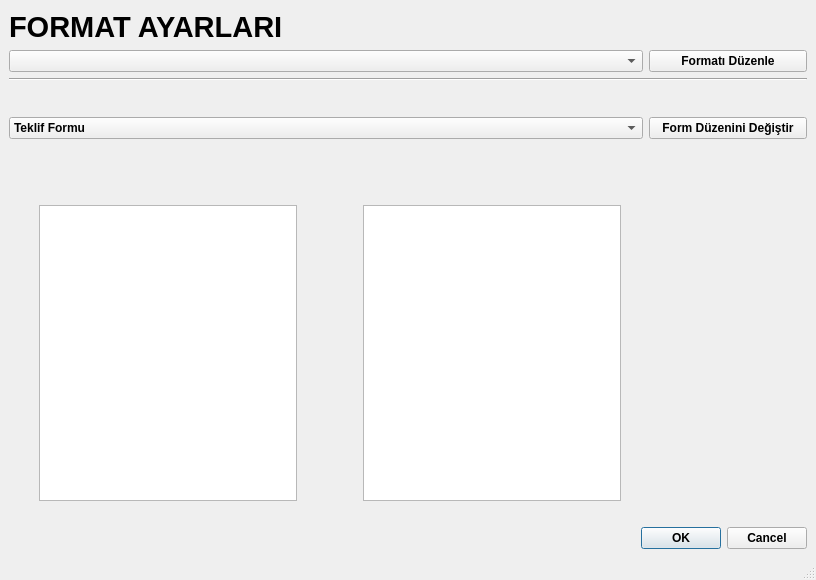
<?xml version="1.0" encoding="UTF-8"?>
<ui version="4.0">
 <class>MainWindow</class>
 <widget class="QMainWindow" name="MainWindow">
  <property name="geometry">
   <rect>
    <x>0</x>
    <y>0</y>
    <width>816</width>
    <height>580</height>
   </rect>
  </property>
  <property name="sizePolicy">
   <sizepolicy hsizetype="Fixed" vsizetype="Fixed">
    <horstretch>0</horstretch>
    <verstretch>0</verstretch>
   </sizepolicy>
  </property>
  <property name="font">
   <font>
    <weight>75</weight>
    <bold>true</bold>
    <underline>false</underline>
   </font>
  </property>
  <property name="windowTitle">
   <string>MainWindow</string>
  </property>
  <widget class="QWidget" name="centralwidget">
   <layout class="QVBoxLayout" name="verticalLayout_4">
    <item>
     <widget class="QLabel" name="label">
      <property name="minimumSize">
       <size>
        <width>0</width>
        <height>35</height>
       </size>
      </property>
      <property name="font">
       <font>
        <pointsize>22</pointsize>
        <weight>75</weight>
        <bold>true</bold>
        <underline>false</underline>
       </font>
      </property>
      <property name="text">
       <string>FORMAT AYARLARI</string>
      </property>
      <property name="margin">
       <number>3</number>
      </property>
     </widget>
    </item>
    <item>
     <layout class="QVBoxLayout" name="verticalLayout_3">
      <item>
       <layout class="QHBoxLayout" name="horizontalLayout" stretch="8,2">
        <property name="topMargin">
         <number>0</number>
        </property>
        <item>
         <widget class="QComboBox" name="sablon_comboBox"/>
        </item>
        <item>
         <widget class="QPushButton" name="formatduzenle_buton">
          <property name="text">
           <string>Formatı Düzenle</string>
          </property>
         </widget>
        </item>
       </layout>
      </item>
      <item>
       <widget class="Line" name="line">
        <property name="orientation">
         <enum>Qt::Horizontal</enum>
        </property>
       </widget>
      </item>
      <item>
       <layout class="QHBoxLayout" name="horizontalLayout_3" stretch="8,2">
        <property name="topMargin">
         <number>30</number>
        </property>
        <item>
         <widget class="QComboBox" name="formlar_comboBox">
          <item>
           <property name="text">
            <string>Teklif Formu</string>
           </property>
          </item>
          <item>
           <property name="text">
            <string>Keşif Özeti</string>
           </property>
          </item>
          <item>
           <property name="text">
            <string>Tanım Formu</string>
           </property>
          </item>
         </widget>
        </item>
        <item>
         <widget class="QPushButton" name="formduzen_button">
          <property name="text">
           <string>Form Düzenini Değiştir</string>
          </property>
         </widget>
        </item>
       </layout>
      </item>
      <item>
       <layout class="QHBoxLayout" name="horizontalLayout_4">
        <item>
         <layout class="QVBoxLayout" name="verticalLayout">
          <property name="leftMargin">
           <number>30</number>
          </property>
          <property name="topMargin">
           <number>60</number>
          </property>
          <property name="rightMargin">
           <number>30</number>
          </property>
          <property name="bottomMargin">
           <number>20</number>
          </property>
          <item>
           <widget class="QListWidget" name="formduzen_list">
            <property name="dragDropMode">
             <enum>QAbstractItemView::DragDrop</enum>
            </property>
            <property name="defaultDropAction">
             <enum>Qt::MoveAction</enum>
            </property>
           </widget>
          </item>
         </layout>
        </item>
        <item>
         <layout class="QVBoxLayout" name="verticalLayout_2">
          <property name="leftMargin">
           <number>30</number>
          </property>
          <property name="topMargin">
           <number>60</number>
          </property>
          <property name="rightMargin">
           <number>30</number>
          </property>
          <property name="bottomMargin">
           <number>20</number>
          </property>
          <item>
           <widget class="QListWidget" name="urunsiralama_list"/>
          </item>
         </layout>
        </item>
        <item>
         <widget class="QLabel" name="label_2">
          <property name="minimumSize">
           <size>
            <width>150</width>
            <height>0</height>
           </size>
          </property>
          <property name="text">
           <string/>
          </property>
         </widget>
        </item>
       </layout>
      </item>
      <item>
       <layout class="QHBoxLayout" name="horizontalLayout_5">
        <item>
         <spacer name="horizontalSpacer">
          <property name="orientation">
           <enum>Qt::Horizontal</enum>
          </property>
          <property name="sizeHint" stdset="0">
           <size>
            <width>40</width>
            <height>20</height>
           </size>
          </property>
         </spacer>
        </item>
        <item>
         <widget class="QDialogButtonBox" name="buttonBox">
          <property name="standardButtons">
           <set>QDialogButtonBox::Cancel|QDialogButtonBox::Ok</set>
          </property>
         </widget>
        </item>
       </layout>
      </item>
     </layout>
    </item>
   </layout>
  </widget>
  <widget class="QMenuBar" name="menubar">
   <property name="geometry">
    <rect>
     <x>0</x>
     <y>0</y>
     <width>816</width>
     <height>22</height>
    </rect>
   </property>
  </widget>
  <widget class="QStatusBar" name="statusbar"/>
 </widget>
 <resources/>
 <connections/>
</ui>
